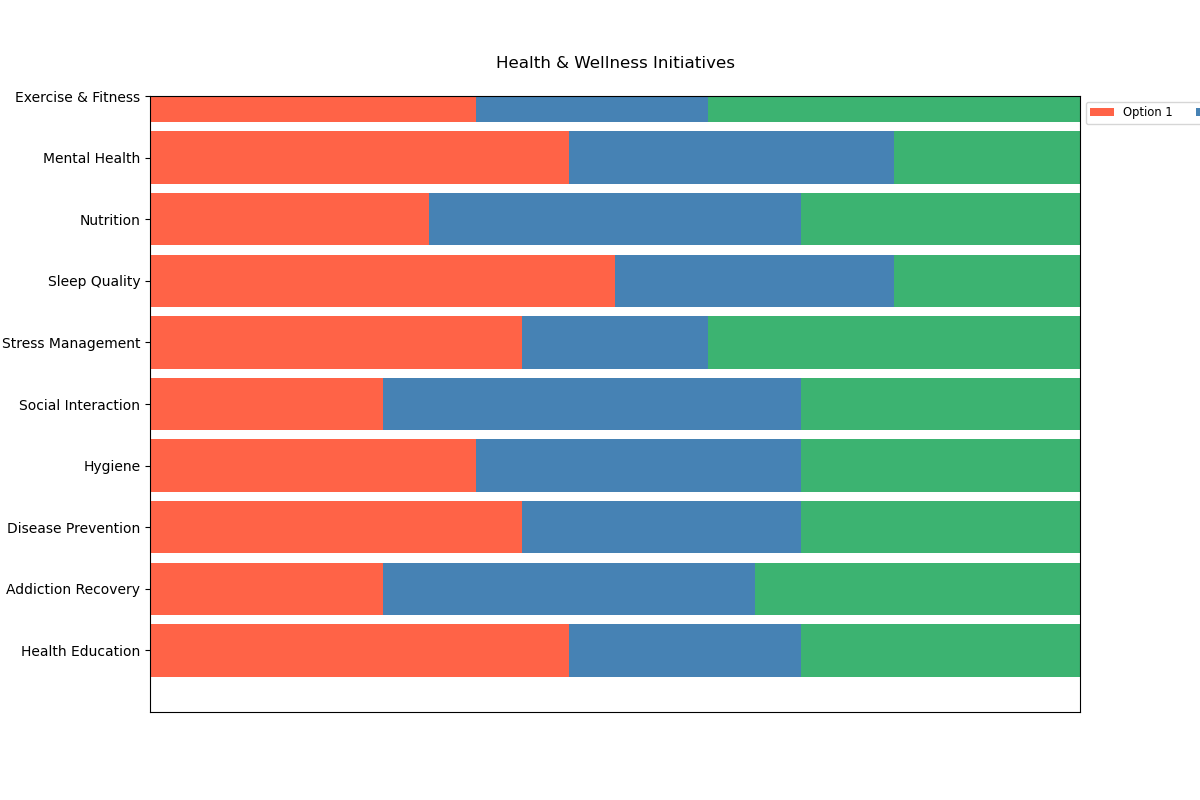

Here is the Python script that generated this plot:

import matplotlib.pyplot as plt
import numpy as np

categories = ['Exercise & Fitness', 'Mental Health', 'Nutrition', 'Sleep Quality', 'Stress Management', 'Social Interaction', 'Hygiene', 'Disease Prevention', 'Addiction Recovery', 'Health Education']
option1 = [35, 45, 30, 50, 40, 25, 35, 40, 25, 45]
option2 = [25, 35, 40, 30, 20, 45, 35, 30, 40, 25]
option3 = [40, 20, 30, 20, 40, 30, 30, 30, 35, 30]

data = np.array([option1, option2, option3])
data_cum = data.cumsum(axis=0)

category_colors = ['#FF6347', '#4682B4', '#3CB371']
bar_width = 0.85
fig_width, fig_height = 12, 8

fig, ax = plt.subplots(figsize=(fig_width, fig_height))
ax.set_xlim(0, np.sum(data, axis=0).max())
ax.set_ylim(0, len(categories))
ax.xaxis.set_visible(False)
ax.invert_yaxis()

for i, (colname, color) in enumerate(zip(['Option 1', 'Option 2', 'Option 3'], category_colors)):
    widths = data[i]
    starts = data_cum[i] - widths
    ax.barh(categories, widths, left=starts, height=bar_width, label=colname, color=color)

ax.legend(ncol=3, bbox_to_anchor=(1, 1), loc='upper left', fontsize='small')
ax.set_title('Health & Wellness Initiatives', pad=20)

plt.show()
